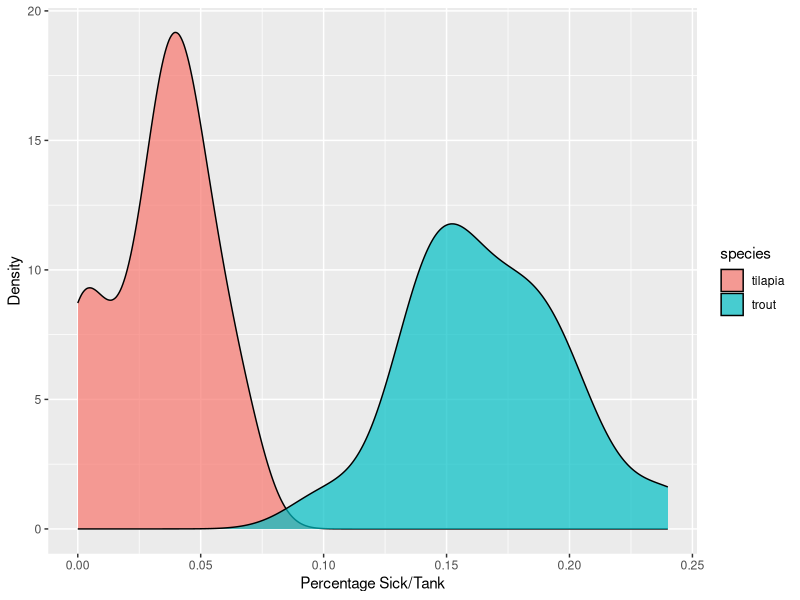
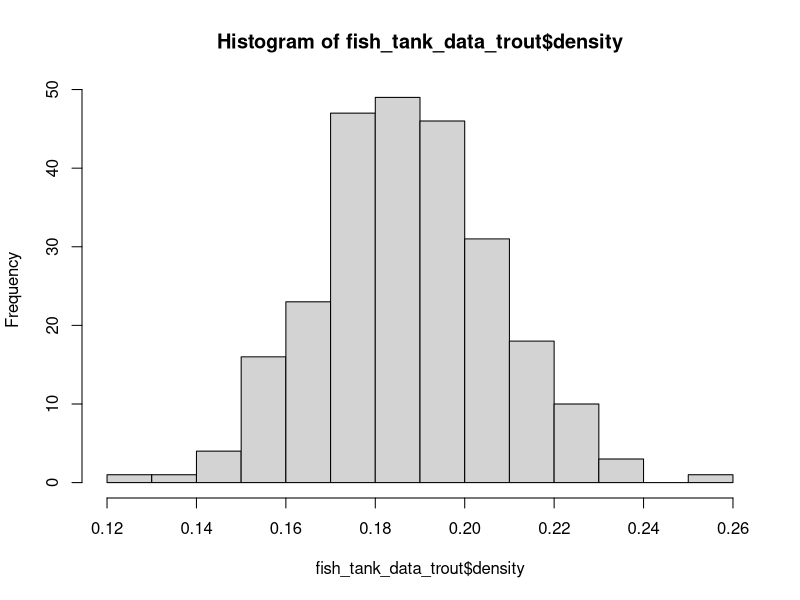
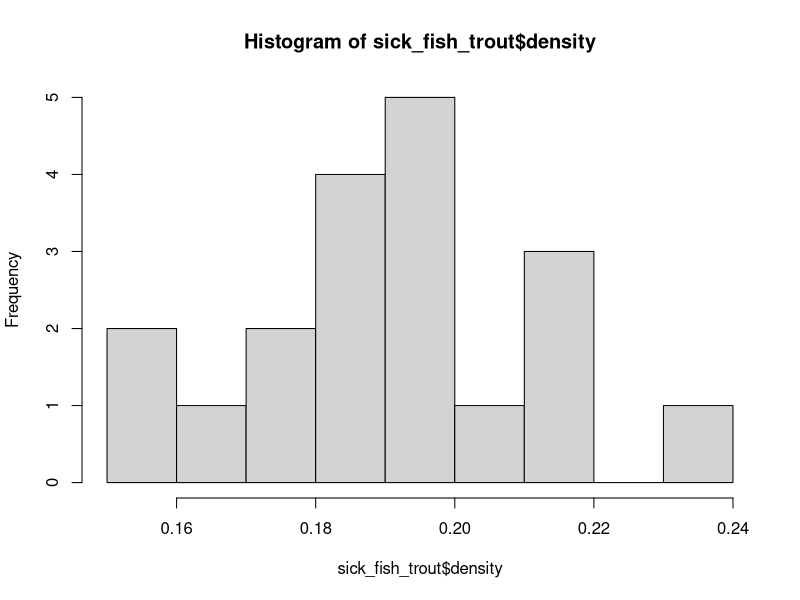

These charts were generated, in order, by the following R code:
# Putting it all together 2_5
# Keaton Wilson
# keatonwilson@me.com
# 2020-01-07

# Packages
library(tidyverse)

# Data
fish_tank_data = read_csv("modules/module_2/data/fish_tank_data.csv")
sick_fish = read_csv("modules/module_2/data/fish_sick_data.csv")

# Let's hone in on the problem - tilapia or trout
sick_fish %>%
  ggplot(aes(x = num_sick/num_fish, fill = species)) +
  geom_density(alpha = 0.7) +
  xlab("Percentage Sick/Tank") +
  ylab("Density")

# So trout are clearly the problem
# Let's isolate the trout data and figure out what tank parameters are wonky?

troutski = fish_tank_data %>%
  filter(species == "trout")

glimpse(troutski)
glimpse(sick_fish)

# Perhaps density is the issue...

# Making a true density column
fish_tank_data %>%
  mutate(density = num_fish/tank_volume) %>%
  group_by(species) %>%
  summarize(mean_dens = mean(density))

sick_fish %>%
  mutate(density = num_fish/tank_volume) %>%
  group_by(species) %>%
  summarize(mean_dens = mean(density))

fish_tank_data_trout = fish_tank_data %>%
  mutate(density = num_fish/tank_volume) %>%
  filter(species == "trout")

sick_fish_trout = sick_fish %>%
  mutate(density = num_fish/tank_volume) %>%
  filter(species == "trout")

# Looks like density of trout is higher in the tanks with sick fish, let's 
# visualize this.  

hist(fish_tank_data_trout$density)
hist(sick_fish_trout$density)


     
